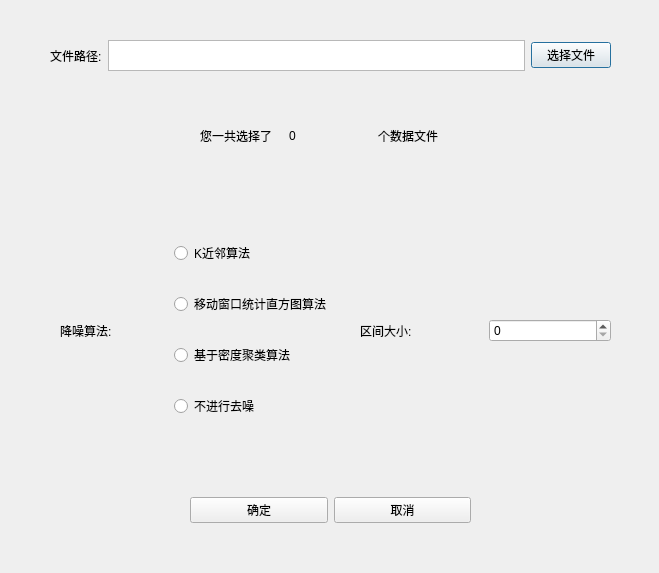
<?xml version="1.0" encoding="UTF-8"?>
<ui version="4.0">
 <class>Dialog</class>
 <widget class="QDialog" name="Dialog">
  <property name="geometry">
   <rect>
    <x>0</x>
    <y>0</y>
    <width>659</width>
    <height>573</height>
   </rect>
  </property>
  <property name="windowTitle">
   <string>Dialog</string>
  </property>
  <widget class="QWidget" name="horizontalLayoutWidget">
   <property name="geometry">
    <rect>
     <x>50</x>
     <y>40</y>
     <width>561</width>
     <height>31</height>
    </rect>
   </property>
   <layout class="QHBoxLayout" name="horizontalLayout">
    <item>
     <widget class="QLabel" name="label_2">
      <property name="text">
       <string>文件路径:</string>
      </property>
     </widget>
    </item>
    <item>
     <widget class="QTextEdit" name="textEdit"/>
    </item>
    <item>
     <widget class="QPushButton" name="pushButton">
      <property name="text">
       <string>选择文件</string>
      </property>
     </widget>
    </item>
   </layout>
  </widget>
  <widget class="QWidget" name="horizontalLayoutWidget_2">
   <property name="geometry">
    <rect>
     <x>360</x>
     <y>220</y>
     <width>251</width>
     <height>221</height>
    </rect>
   </property>
   <layout class="QHBoxLayout" name="horizontalLayout_2">
    <item>
     <widget class="QLabel" name="label">
      <property name="text">
       <string>区间大小:</string>
      </property>
     </widget>
    </item>
    <item>
     <widget class="QSpinBox" name="spinBox"/>
    </item>
   </layout>
  </widget>
  <widget class="QWidget" name="horizontalLayoutWidget_3">
   <property name="geometry">
    <rect>
     <x>190</x>
     <y>470</y>
     <width>281</width>
     <height>80</height>
    </rect>
   </property>
   <layout class="QHBoxLayout" name="horizontalLayout_3">
    <item>
     <widget class="QPushButton" name="okButton">
      <property name="text">
       <string>确定</string>
      </property>
     </widget>
    </item>
    <item>
     <widget class="QPushButton" name="pushButton_2">
      <property name="text">
       <string>取消</string>
      </property>
     </widget>
    </item>
   </layout>
  </widget>
  <widget class="QWidget" name="horizontalLayoutWidget_4">
   <property name="geometry">
    <rect>
     <x>200</x>
     <y>120</y>
     <width>261</width>
     <height>31</height>
    </rect>
   </property>
   <layout class="QHBoxLayout" name="horizontalLayout_4">
    <item>
     <widget class="QLabel" name="label_5">
      <property name="text">
       <string>您一共选择了</string>
      </property>
     </widget>
    </item>
    <item>
     <widget class="QLabel" name="fileNumber">
      <property name="text">
       <string>0</string>
      </property>
     </widget>
    </item>
    <item>
     <widget class="QLabel" name="label_3">
      <property name="text">
       <string>个数据文件</string>
      </property>
     </widget>
    </item>
   </layout>
  </widget>
  <widget class="QWidget" name="horizontalLayoutWidget_6">
   <property name="geometry">
    <rect>
     <x>60</x>
     <y>220</y>
     <width>271</width>
     <height>221</height>
    </rect>
   </property>
   <layout class="QHBoxLayout" name="horizontalLayout_7">
    <item>
     <widget class="QLabel" name="label_4">
      <property name="text">
       <string>降噪算法:</string>
      </property>
     </widget>
    </item>
    <item>
     <layout class="QVBoxLayout" name="verticalLayout_2">
      <item>
       <widget class="QRadioButton" name="radioButton">
        <property name="text">
         <string>K近邻算法</string>
        </property>
       </widget>
      </item>
      <item>
       <widget class="QRadioButton" name="radioButton_2">
        <property name="text">
         <string>移动窗口统计直方图算法</string>
        </property>
       </widget>
      </item>
      <item>
       <widget class="QRadioButton" name="radioButton_3">
        <property name="text">
         <string>基于密度聚类算法</string>
        </property>
       </widget>
      </item>
      <item>
       <widget class="QRadioButton" name="radioButton_4">
        <property name="text">
         <string>不进行去噪</string>
        </property>
       </widget>
      </item>
     </layout>
    </item>
   </layout>
  </widget>
 </widget>
 <resources/>
 <connections>
  <connection>
   <sender>okButton</sender>
   <signal>clicked()</signal>
   <receiver>Dialog</receiver>
   <slot>accept()</slot>
   <hints>
    <hint type="sourcelabel">
     <x>278</x>
     <y>253</y>
    </hint>
    <hint type="destinationlabel">
     <x>96</x>
     <y>254</y>
    </hint>
   </hints>
  </connection>
 </connections>
</ui>
